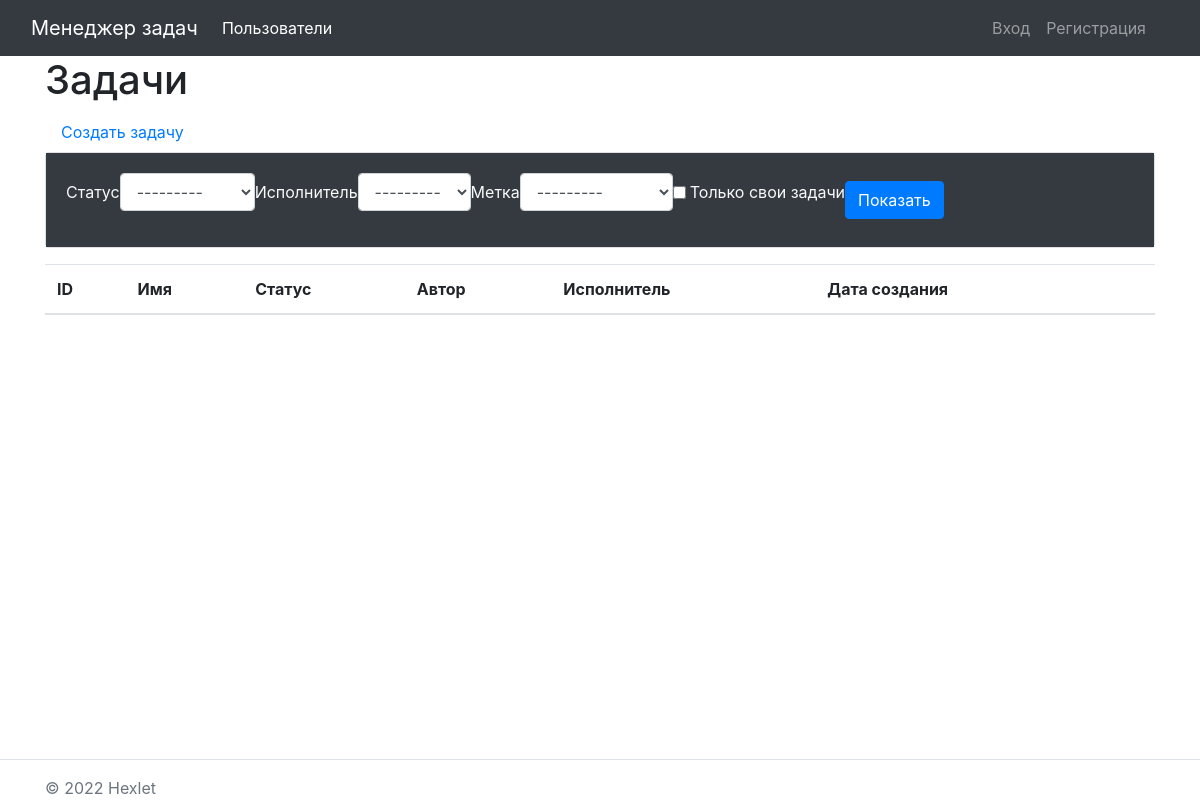
Page /tasks/ on the earlier database version.
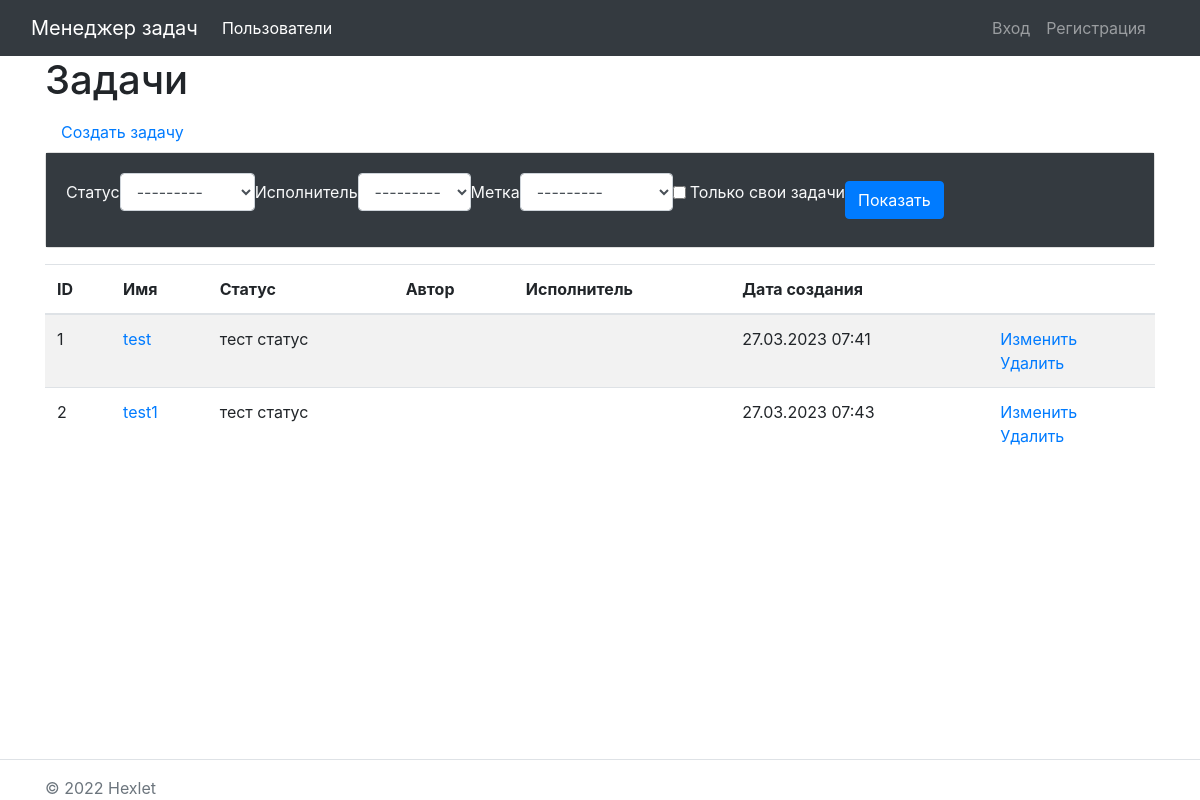
Same page on the later database version.
### task_manager/tasks/models.py (models this page shows, shortened)
class Task(models.Model):
    name = models.CharField(max_length=200, unique=True, verbose_name='Имя')
    description = models.TextField(blank=True, null=True, verbose_name="Описание")
    status = models.ForeignKey(Status, on_delete=models.RESTRICT, verbose_name="Статус")
    author = models.ForeignKey(User, on_delete=models.CASCADE, related_name='author')
    executor = models.ForeignKey(
        User,
        on_delete=models.CASCADE,
        related_name='executors',
        blank=True,
        null=True,
        verbose_name="Исполнитель"
        )
    labels = models.ManyToManyField(Label, related_name='labels', verbose_name="Метка", blank=True)
    creatad_at = models.DateTimeField(auto_now=True)
    class Meta:
        verbose_name = _('Задача')
        verbose_name_plural = _('Задачи')

### task_manager/statuses/models.py (models this page shows)
class Status(models.Model):
    name = models.CharField(max_length=130, unique=True, verbose_name="Имя")
    creatad_at = models.DateTimeField(auto_now=True)
    class Meta:
        verbose_name = _('Статус')
        verbose_name_plural = _('Статусы')
    def __str__(self):
        return self.name

### task_manager/tasks/views.py (the view)
# urls.py: path('', TaskListView.as_view(), name='task_list')
class TaskListView(FilterView):
    filterset_class = TaskFilterForm
    tempalte_name = 'tasks/task_filter.html'

### task_manager/labels/models.py (called while the page is built)
    def __str__(self):
        return self.name

### task_manager/tasks/templates/tasks/task_filter.html (shortened to what this page needs)
{% extends 'base.html' %}
{% load bootstrap4 i18n %}
{% block content %}
    <h1>{% translate 'Задачи' %}</h1>
    <a class="nav-link" href="{% url 'task_create' %}">
        {% translate 'Создать задачу' %}
    </a>
    <div class="card mb-3">
        <div class="card-body bg-dark text-light">
        <form method="get" class="form-inline center">
            {% bootstrap_field filter.form.status field_class='col-sm-6 col-md-auto ' %}
            {% bootstrap_field filter.form.executor field_class='col-sm-6 col-md-auto' %}
            {% bootstrap_field filter.form.labels field_class='col-sm-6 col-md-auto' %}
            {% bootstrap_field filter.form.self_tasks field_class='col-sm-6 col-md-auto' %}
            {% buttons %}
            <input type="submit" class="btn btn-primary col-sm-6 col-md-auto" value="{% translate 'Показать' %}" />
            {% endbuttons %}
        </form>
        </div>
    </div>
    <table class="table table-striped">
        <thead>
            <tr>
                <th>ID</th>
                <th>{% translate 'Имя' %}</th>
                <th>{% translate 'Статус' %}</th>
                <th>{% translate 'Автор' %}</th>
                <th>{% translate 'Исполнитель' %}</th>
                <th>{% translate 'Дата создания' %}</th>
                <th></th>
            </tr>
        </thead>
        <tbody>
            {% for task in filter.qs %}
            <tr>
                <td>{{ task.id }}</td>
                <td>
                    <a href="{% url 'task_detail' task.id %}">{{ task.name }}</a>
                </td>
                <td>{{ task.status}}</td>
                <td>{{ task.author.first_name }}
                </td>
                <td>
                </td>
                <td>{{ task.creatad_at|date:"d.m.Y H:i" }}</td>
                <td>
                    <a href="{% url 'task_update' task.id %}">{% translate 'Изменить' %}</a>
                    <br>
                    <a href="{% url 'task_delete' task.id %}">{% translate 'Удалить' %}</a>
                </td>
            </tr>
            {% endfor %}
        </tbody>
    </table>
{% endblock content %}

Differences in the rows shown:
added Task: id "1", name "test", status "тест статус", creatad_at "27.03.2023 07:41"
added Task: id "2", name "test1", status "тест статус", creatad_at "27.03.2023 07:43"
